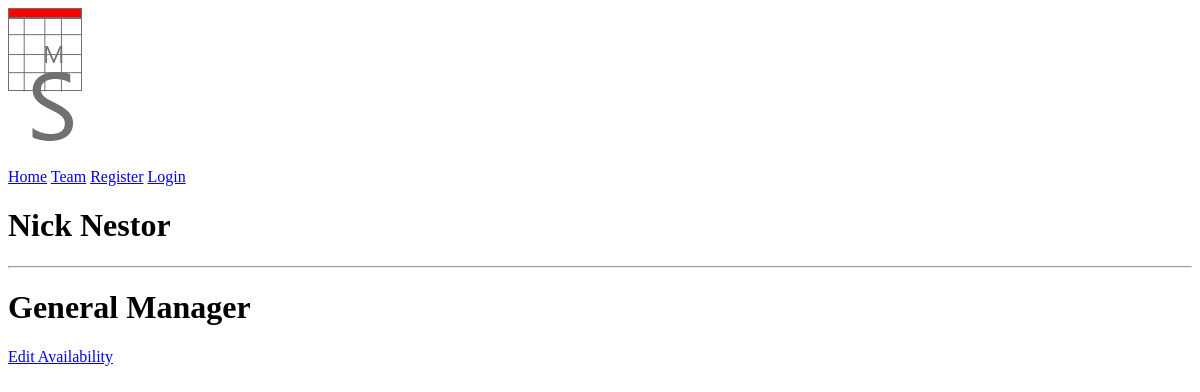
The app's page /worker/nick, older data.
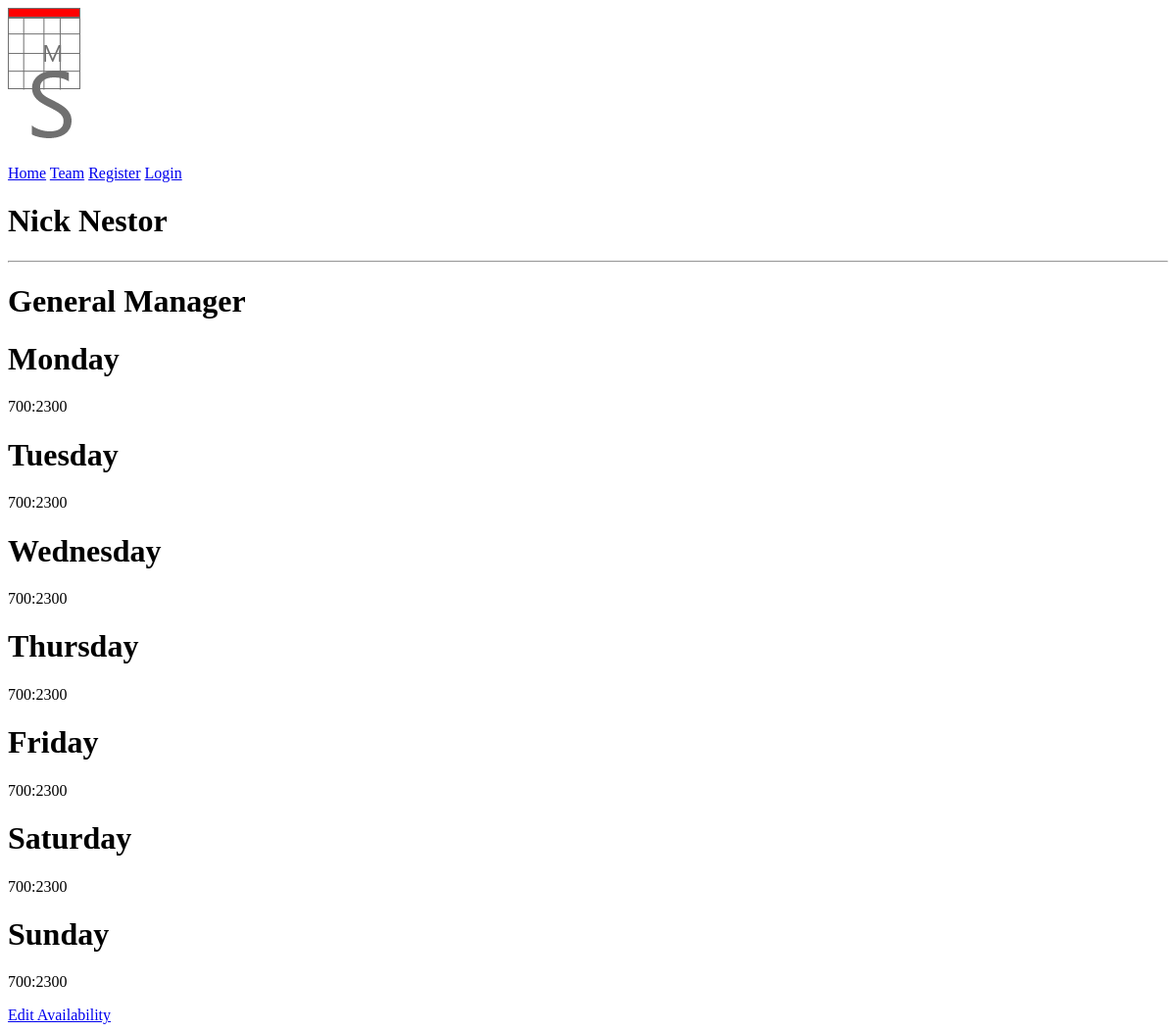
The same page, newer data.
### models.py (models this page shows, shortened)
class Worker(db.Model):
	id = db.Column(db.Integer, primary_key = True)
	first_name = db.Column(db.String(20), index = True)
	last_name = db.Column(db.String(20), index = True)
	level = db.Column(db.Integer, index = True)
	availability = db.relationship('Day', backref='worker', lazy=True)
	user = db.relationship('User', backref='worker', lazy=True)
	def get_level(self, x):
		level = {0:'crew', 1:'service manager', 2:'general manager'}
		return level[x]

class Day(db.Model):
	id = db.Column(db.Integer, primary_key = True)
	weekday = db.Column(db.Integer, index = True)
	day = db.Column(db.Integer)
	month = db.Column(db.Integer)
	year = db.Column(db.Integer)
	worker_id = db.Column(db.Integer, db.ForeignKey('worker.id'))
	start_time = db.Column(db.Integer)
	end_time = db.Column(db.Integer)
	available = db.Column(db.Boolean)
	def get_weekday(self, x):
		weekday = {0:'monday', 1:'tuesday', 2:'wednesday',
			3:'thursday', 4:'friday', 5:'saturday', 6:'sunday'}
		return weekday[x]
	def __repr__(self):
		return 'Day {}'.format(self.weekday)

### main.py (the view)
@app.route('/worker/<first_name>')
def worker(first_name):
    w = Worker.query.filter_by(first_name=first_name).first()
    av = w.availability
    print('AVAIL: ', av)
    return render_template('worker.html', worker = w, availability = av)

### templates/worker.html
{%extends 'layout.html'%}
{%block content%}
	<h1>{{worker.first_name.title()}} {{worker.last_name.title()}}</h1>
	<hr>
	<h1>{{worker.get_level(worker.level).title()}}</h1>
	{%for day in availability%}
	<div>
		<h1>{{day.get_weekday(day.weekday).title()}}</h1>
		<p>
			{{day.start_time}}:{{day.end_time}}
		</p>
	</div>
	{%endfor%}
	<a href="#">Edit Availability</a>
{%endblock content%}

### templates/layout.html (shortened to what this page needs)
<!DOCTYPE html>
<html lang="en">
<head>
    <link rel="stylesheet" href="/static/css/main.css">
</head>
<body>
    <img src="/static/images/logo.png", alt='Schedule Maker'>
    <div>
        <a href="{{url_for('home')}}">Home</a>
        <a href="{{url_for('team')}}">Team</a>
        {%if current_user.is_anonymous%}
            <a href="{{url_for('register')}}">Register</a>
            <a href="{{url_for('login')}}">Login</a>
        {%endif%}
    </div>
    {%block content%}{%endblock content%}
</body>
</html>

Row changes from the older to the newer data that the page shows:
added Day: get_weekday "Monday", start_time "700", end_time "2300"
added Day: get_weekday "Tuesday", start_time "700", end_time "2300"
added Day: get_weekday "Wednesday", start_time "700", end_time "2300"
added Day: get_weekday "Thursday", start_time "700", end_time "2300"
added Day: get_weekday "Friday", start_time "700", end_time "2300"
added Day: get_weekday "Saturday", start_time "700", end_time "2300"
added Day: get_weekday "Sunday", start_time "700", end_time "2300"
